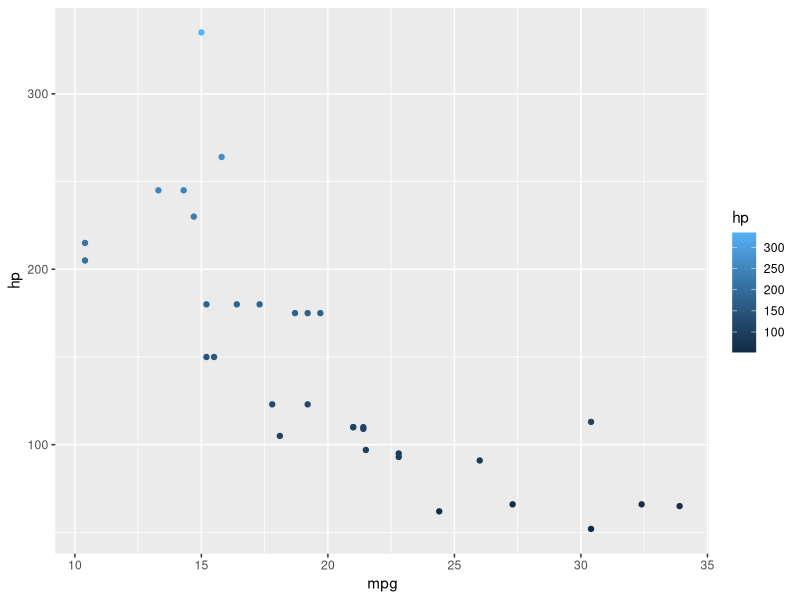

Reproduce this figure in R.
## ---- chunk 1
library(tidyverse)
mtcars %>%
  ggplot(aes(mpg, hp,color=hp)) + geom_point()
